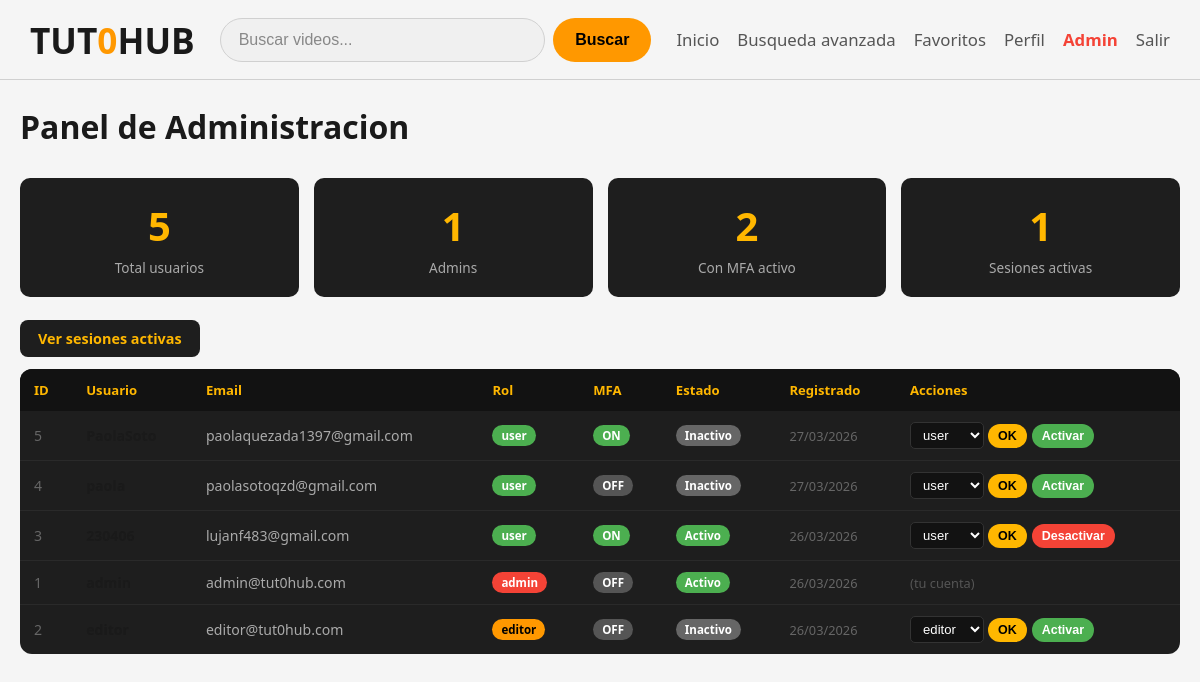
Page /admin/ (signed in) on the committed database.
### app/models/user.py (models this page shows, shortened)
class User(UserMixin, db.Model):
    __tablename__ = 'users'
    id = db.Column(db.Integer, primary_key=True)
    username = db.Column(db.String(80), unique=True, nullable=False)
    email = db.Column(db.String(120), unique=True, nullable=False)
    password_hash = db.Column(db.String(255), nullable=False)
    role = db.Column(db.String(20), default='user')
    is_active = db.Column(db.Boolean, default=True)
    created_at = db.Column(db.DateTime, default=datetime.utcnow)
    mfa_enabled = db.Column(db.Boolean, default=False)
    mfa_secret = db.Column(db.String(32))
    mfa_code = db.Column(db.String(10))
    mfa_code_expiry = db.Column(db.DateTime)
    secret_question = db.Column(db.String(200))
    secret_answer_hash = db.Column(db.String(255))
    theme = db.Column(db.String(20), default='dark')
    language = db.Column(db.String(10), default='es')
    favorites = db.relationship('Favorite', backref='user', lazy=True, cascade='all, delete-orphan')
    sessions = db.relationship('UserSession', backref='user', lazy=True, cascade='all, delete-orphan')
    refresh_tokens = db.relationship('RefreshToken', backref='user', lazy=True, cascade='all, delete-orphan')
    password_resets = db.relationship('PasswordReset', backref='user', lazy=True, cascade='all, delete-orphan')

### app/controllers/admin_controller.py (the view)
@admin_bp.route('/')
@login_required
@admin_required
def index():
    users = User.query.order_by(User.created_at.desc()).all()
    total_sessions = UserSession.query.filter_by(is_active=True).count()
    return render_template('admin/index.html', users=users,
                           total_sessions=total_sessions, page_title='Panel Admin')

### templates/admin/index.html (shortened to what this page needs)
    {% extends "base.html" %}
    {% block extra_css %}
    <link rel="stylesheet" href="{{ url_for('static', filename='css/dashboard.css') }}">
    {% endblock %}
    {% block body_class %}page-dashboard{% endblock %}
    {% block header %}{% include 'components/navbar.html' %}{% endblock %}
    {% block content %}
    <div class="dashboard-content">
        <h1>Panel de Administracion</h1>
        <div class="admin-stats">
            <div class="stat-card">
                <div class="stat-number">{{ users|length }}</div>
                <div class="stat-label">Total usuarios</div>
            </div>
            <div class="stat-card">
                <div class="stat-number">{{ users|selectattr('role','eq','admin')|list|length }}</div>
                <div class="stat-label">Admins</div>
            </div>
            <div class="stat-card">
                <div class="stat-number">{{ users|selectattr('mfa_enabled','eq',true)|list|length }}</div>
                <div class="stat-label">Con MFA activo</div>
            </div>
            <div class="stat-card">
                <div class="stat-number">{{ total_sessions }}</div>
                <div class="stat-label">Sesiones activas</div>
            </div>
        </div>
        <div style="margin-bottom:20px;">
            <a href="{{ url_for('admin.all_sessions') }}" class="link-nav">Ver sesiones activas</a>
        </div>
        <table class="users-table">
            <thead>
                <tr>
                    <th>ID</th><th>Usuario</th><th>Email</th><th>Rol</th>
                    <th>MFA</th><th>Estado</th><th>Registrado</th><th>Acciones</th>
                </tr>
            </thead>
            <tbody>
            {% for user in users %}
            <tr>
                <td style="color:#666;">{{ user.id }}</td>
                <td><strong>{{ user.username }}</strong></td>
                <td style="color:#aaa;">{{ user.email }}</td>
                <td><span class="badge badge-{{ user.role }}">{{ user.role }}</span></td>
                <td>
                    <span class="badge {% if user.mfa_enabled %}badge-active{% else %}badge-inactive{% endif %}">
                        {{ 'ON' if user.mfa_enabled else 'OFF' }}
                    </span>
                </td>
                <td>
                    <span class="badge {% if user.is_active %}badge-active-state{% else %}badge-inactive-state{% endif %}">
                        {{ 'Activo' if user.is_active else 'Inactivo' }}
                    </span>
                </td>
                <td style="color:#666;font-size:0.8rem;">{{ user.created_at.strftime('%d/%m/%Y') }}</td>
                <td>
                    {% if user.id != current_user.id %}
                    <div style="display:flex;gap:5px;flex-wrap:wrap;align-items:center;">
                        <form method="POST" action="{{ url_for('admin.change_role', user_id=user.id) }}"
                            style="display:inline-flex;gap:4px;align-items:center;">
                            <select name="role" class="role-select">
                                <option value="user" {% if user.role=='user' %}selected{% endif %}>user</option>
                                <option value="editor" {% if user.role=='editor' %}selected{% endif %}>editor</option>
                            </select>
                            <button type="submit" class="btn-xs btn-pxs">OK</button>
                        </form>
                        <form method="POST"
                            action="{{ url_for('admin.toggle_active', user_id=user.id) }}">
                            <button type="submit"
                                    class="btn-xs {% if user.is_active %}btn-dxs{% else %}btn-sxs{% endif %}"
                                    onclick="return confirm('Confirmar?')">
                                {{ 'Desactivar' if user.is_active else 'Activar' }}
                            </button>
                        </form>
                    </div>
                    {% else %}
                    <span style="color:#555;font-size:0.8rem;">(tu cuenta)</span>
                    {% endif %}
                </td>
            </tr>
            {% endfor %}
            </tbody>
        </table>
    </div>
    {% endblock %}

### templates/base.html (shortened to what this page needs)
<!DOCTYPE html>
<html lang="{{ current_user.language if current_user.is_authenticated else 'es' }}">
<head>
    <link rel="stylesheet" href="{{ url_for('static', filename='css/base.css') }}">
    <link rel="stylesheet" href="{{ url_for('static', filename='css/animations.css') }}">
    {% block extra_css %}{% endblock %}
</head>
<body class="{% block body_class %}{% endblock %}" data-theme="{{ current_user.theme if current_user.is_authenticated else 'dark' }}" data-language="{{ current_user.language if current_user.is_authenticated else 'es' }}">
    {% block header %}{% endblock %}
    <main>{% block content %}{% endblock %}</main>
</body>
</html>

### templates/components/navbar.html
<header class="header">
    <a href="{{ url_for('home.dashboard') }}" class="logo">TUT<span>0</span>HUB</a>
    <form action="{{ url_for('search.search') }}" method="GET">
        <input type="text"
               name="q"
               placeholder="Buscar videos..."
               value="{{ query or '' }}"
               pattern="[A-Za-z0-9áéíóúÁÉÍÓÚñÑ\s\-]+"
               minlength="2"
               title="Minimo 2 caracteres">
        <button type="submit">Buscar</button>
    </form>
    <nav>
        <a href="{{ url_for('home.dashboard') }}">Inicio</a>
        <a href="{{ url_for('search.advanced_search') }}">Busqueda avanzada</a>
        <a href="{{ url_for('home.favorites') }}">Favoritos</a>
        <a href="{{ url_for('profile.index') }}">Perfil</a>
        {% if current_user.is_authenticated and current_user.role == 'admin' %}
        <a href="{{ url_for('admin.index') }}" style="color:#f44336;font-weight:700;">Admin</a>
        {% endif %}
        <a href="{{ url_for('auth.logout') }}">Salir</a>
    </nav>
</header>

### static/css/base.css (style rules this page uses)
* { margin: 0; padding: 0; box-sizing: border-box; }
:root { --bg-primary: #0f0f0f; --bg-secondary: #1e1e1e; --bg-tertiary: #121212; --text-primary: #fff; --text-secondary: #aaa; --text-tertiary: #666; --border-color: #333; --accent-color: #ffb700; --header-bg: rgba(15, 15, 15, 0.98); }
[data-theme="light"], [data-theme="light"] body, body[data-theme="light"] { --bg-primary: #f5f5f5; --bg-secondary: #ffffff; --bg-tertiary: #f0f0f0; --text-primary: #1a1a1a; --text-secondary: #555; --text-tertiary: #888; --border-color: #d0d0d0; --accent-color: #ff9800; --header-bg: rgba(245, 245, 245, 0.98); }
body { font-family: 'Segoe UI', sans-serif; background: var(--bg-primary); color: var(--text-primary); }
.header { position: fixed; top: 0; left: 0; right: 0; height: 80px; background: var(--header-bg); display: flex; align-items: center; justify-content: space-between; padding: 0 30px; z-index: 1000; border-bottom: 1px solid var(--border-color); gap: 25px; }
.logo { font-size: 2.2rem; font-weight: 900; color: var(--text-primary); text-decoration: none; white-space: nowrap; }
.logo span { color: var(--accent-color); }
.header form { display: flex; gap: 8px; flex: 1; max-width: 450px; }
.header input { flex: 1; padding: 12px 18px; background: var(--bg-tertiary); border: 1px solid var(--border-color); border-radius: 25px; color: var(--text-primary); font-size: 1rem; }
.header input::placeholder { color: var(--text-tertiary); }
.header button { padding: 12px 22px; background: var(--accent-color); border: none; border-radius: 25px; color: #000; cursor: pointer; font-weight: 700; font-size: 1rem; transition: background 0.2s ease; }
.header nav { display: flex; gap: 18px; white-space: nowrap; }
.header nav a { color: var(--text-secondary); text-decoration: none; font-size: 1.05rem; font-weight: 500; transition: color 0.3s; }

### static/css/dashboard.css (style rules this page uses)
.page-dashboard { padding-top: 65px; }
.dashboard-content { max-width: 1400px; margin: 0 auto; padding: 40px 20px; }
.dashboard-content h1 { color: var(--text-primary); margin-bottom: 30px; }

### templates/admin/index.html (style rules this page uses)
.admin-stats { display:grid;grid-template-columns:repeat(auto-fit,minmax(180px,1fr));gap:15px;margin-bottom:30px; }
.stat-card { background:#1e1e1e;border-radius:10px;padding:20px;text-align:center; }
.stat-number { font-size:2.5rem;font-weight:900;color:#ffb700; }
.stat-label { color:#aaa;font-size:0.85rem;margin-top:5px; }
.users-table { width:100%;border-collapse:collapse;background:#1e1e1e;border-radius:12px;overflow:hidden; }
.users-table th { background:#121212;color:#ffb700;padding:12px 14px;text-align:left;font-size:0.82rem; }
.users-table td { padding:11px 14px;border-bottom:1px solid #2a2a2a;font-size:0.88rem; }
.users-table tr:last-child td { border-bottom:none; }
.badge { display:inline-block;padding:3px 9px;border-radius:12px;font-size:0.72rem;font-weight:700; }
.badge-admin { background:#f44336;color:#fff; }
.badge-editor { background:#ff9800;color:#000; }
.badge-user { background:#4caf50;color:#fff; }
.badge-active { background:#4caf50;color:#fff; }
.badge-inactive { background:#555;color:#fff; }
.badge-active-state { background:#4caf50;color:#fff; }
.badge-inactive-state { background:#666;color:#fff; }
.role-select { background:#121212;color:#fff;border:1px solid #333;border-radius:5px;padding:4px 8px;font-size:0.82rem; }
.btn-xs { padding:5px 10px;border:none;border-radius:12px;font-size:0.78rem;font-weight:700;cursor:pointer; }
.btn-pxs { background:#ffb700;color:#000; }
.btn-dxs { background:#f44336;color:#fff; }
.btn-sxs { background:#4caf50;color:#fff; }
.link-nav { padding:9px 18px;background:#1e1e1e;color:#ffb700;border-radius:8px;text-decoration:none;font-weight:600;font-size:0.9rem; }

### rows in the picture
User: id "5", email "paolaquezada1397@gmail.com", role "user", mfa_enabled "ON", is_active "Inactivo", created_at "27/03/2026", is_active "Activar"
User: id "4", email "paolasotoqzd@gmail.com", role "user", mfa_enabled "OFF", is_active "Inactivo", created_at "27/03/2026", is_active "Activar"
User: id "3", email "lujanf483@gmail.com", role "user", mfa_enabled "ON", is_active "Activo", created_at "26/03/2026", is_active "Desactivar"
User: id "1", email "admin@tut0hub.com", role "admin", mfa_enabled "OFF", is_active "Activo", created_at "26/03/2026", shows "(tu cuenta)"
User: id "2", email "editor@tut0hub.com", role "editor", mfa_enabled "OFF", is_active "Inactivo", created_at "26/03/2026", is_active "Activar"

### other values in the picture
{{ users|length }} "5"
{{ users|selectattr('role','eq','admin')|list|length }} "1"
{{ users|selectattr('mfa_enabled','eq',true)|list|length }} "2"
{{ total_sessions }} "1"
